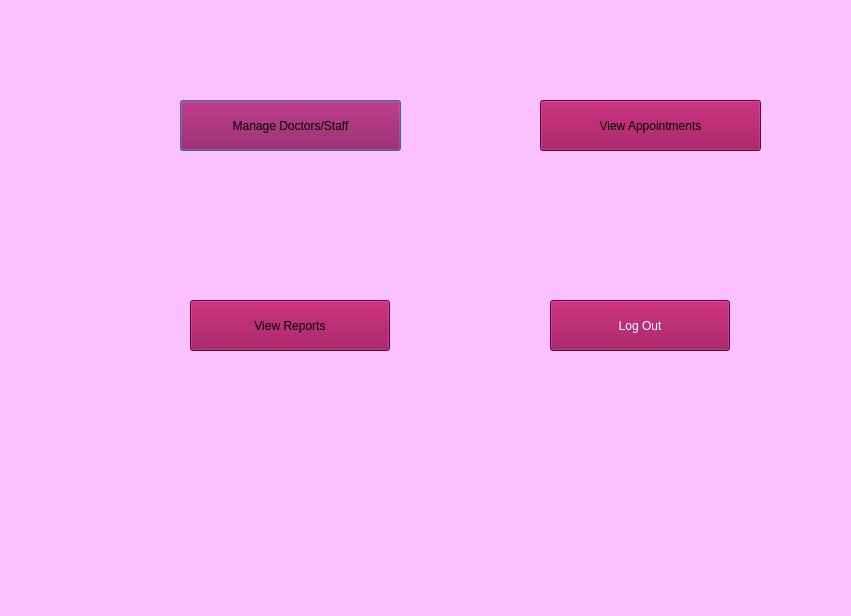
<?xml version="1.0" encoding="UTF-8"?>
<ui version="4.0">
 <class>AdminPage</class>
 <widget class="QDialog" name="AdminPage">
  <property name="geometry">
   <rect>
    <x>0</x>
    <y>0</y>
    <width>851</width>
    <height>616</height>
   </rect>
  </property>
  <property name="windowTitle">
   <string>Dialog</string>
  </property>
  <widget class="QStackedWidget" name="stackedWidget">
   <property name="geometry">
    <rect>
     <x>0</x>
     <y>0</y>
     <width>851</width>
     <height>621</height>
    </rect>
   </property>
   <property name="styleSheet">
    <string notr="true">background-color: rgb(250, 192, 255);</string>
   </property>
   <property name="currentIndex">
    <number>0</number>
   </property>
   <widget class="QWidget" name="page">
    <widget class="QLabel" name="image">
     <property name="geometry">
      <rect>
       <x>0</x>
       <y>0</y>
       <width>841</width>
       <height>611</height>
      </rect>
     </property>
     <property name="text">
      <string/>
     </property>
    </widget>
    <widget class="QPushButton" name="doctorBtn">
     <property name="geometry">
      <rect>
       <x>180</x>
       <y>100</y>
       <width>221</width>
       <height>51</height>
      </rect>
     </property>
     <property name="styleSheet">
      <string notr="true">background-color: rgb(145, 0, 73);
font: 16pt &quot;Baskerville Old Face&quot;;</string>
     </property>
     <property name="text">
      <string>Manage Doctors/Staff</string>
     </property>
    </widget>
    <widget class="QPushButton" name="viewappBtn">
     <property name="geometry">
      <rect>
       <x>540</x>
       <y>100</y>
       <width>221</width>
       <height>51</height>
      </rect>
     </property>
     <property name="styleSheet">
      <string notr="true">background-color: rgb(145, 0, 73);
font: 16pt &quot;Baskerville Old Face&quot;;</string>
     </property>
     <property name="text">
      <string>View Appointments</string>
     </property>
    </widget>
    <widget class="QPushButton" name="pushButton_4">
     <property name="geometry">
      <rect>
       <x>190</x>
       <y>300</y>
       <width>200</width>
       <height>51</height>
      </rect>
     </property>
     <property name="styleSheet">
      <string notr="true">background-color: rgb(145, 0, 73);
font: 16pt &quot;Baskerville Old Face&quot;;</string>
     </property>
     <property name="text">
      <string>View Reports</string>
     </property>
    </widget>
    <widget class="QPushButton" name="logoutBtn">
     <property name="geometry">
      <rect>
       <x>550</x>
       <y>300</y>
       <width>180</width>
       <height>51</height>
      </rect>
     </property>
     <property name="styleSheet">
      <string notr="true">background-color: rgb(145, 0, 73);
font: 16pt &quot;Baskerville Old Face&quot;;
color: rgb(255, 255, 255);</string>
     </property>
     <property name="text">
      <string>Log Out</string>
     </property>
    </widget>
   </widget>
   <widget class="QWidget" name="page_2">
    <widget class="QPushButton" name="add">
     <property name="geometry">
      <rect>
       <x>270</x>
       <y>170</y>
       <width>221</width>
       <height>51</height>
      </rect>
     </property>
     <property name="styleSheet">
      <string notr="true">background-color: rgb(145, 0, 73);
font: 16pt &quot;Baskerville Old Face&quot;;</string>
     </property>
     <property name="text">
      <string>Add Doctors/Staff</string>
     </property>
    </widget>
    <widget class="QPushButton" name="pushButton_5">
     <property name="geometry">
      <rect>
       <x>270</x>
       <y>290</y>
       <width>221</width>
       <height>51</height>
      </rect>
     </property>
     <property name="styleSheet">
      <string notr="true">background-color: rgb(145, 0, 73);
font: 16pt &quot;Baskerville Old Face&quot;;</string>
     </property>
     <property name="text">
      <string>Remove Doctors/Staff</string>
     </property>
    </widget>
    <widget class="QPushButton" name="back">
     <property name="geometry">
      <rect>
       <x>270</x>
       <y>410</y>
       <width>221</width>
       <height>51</height>
      </rect>
     </property>
     <property name="styleSheet">
      <string notr="true">background-color: rgb(145, 0, 73);
font: 16pt &quot;Baskerville Old Face&quot;;</string>
     </property>
     <property name="text">
      <string>Back</string>
     </property>
    </widget>
   </widget>
   <widget class="QWidget" name="page_3">
    <widget class="QTableWidget" name="userTable">
     <property name="geometry">
      <rect>
       <x>150</x>
       <y>150</y>
       <width>571</width>
       <height>301</height>
      </rect>
     </property>
     <property name="styleSheet">
      <string notr="true">font: 14pt &quot;Lucida Sans Unicode&quot;;
color: rgb(0, 0, 0);</string>
     </property>
     <property name="editTriggers">
      <set>QAbstractItemView::EditTrigger::NoEditTriggers</set>
     </property>
     <column>
      <property name="text">
       <string>User Name</string>
      </property>
      <property name="font">
       <font>
        <family>Nirmala UI</family>
        <pointsize>14</pointsize>
       </font>
      </property>
     </column>
     <column>
      <property name="text">
       <string>Role</string>
      </property>
      <property name="font">
       <font>
        <family>Nirmala UI</family>
        <pointsize>14</pointsize>
       </font>
      </property>
     </column>
     <column>
      <property name="text">
       <string>Status</string>
      </property>
      <property name="font">
       <font>
        <family>Nirmala UI</family>
        <pointsize>14</pointsize>
       </font>
      </property>
     </column>
     <column>
      <property name="text">
       <string>Action</string>
      </property>
      <property name="font">
       <font>
        <family>Nirmala UI</family>
        <pointsize>14</pointsize>
       </font>
      </property>
     </column>
    </widget>
    <widget class="QPushButton" name="add2">
     <property name="geometry">
      <rect>
       <x>200</x>
       <y>70</y>
       <width>221</width>
       <height>51</height>
      </rect>
     </property>
     <property name="styleSheet">
      <string notr="true">background-color: rgb(145, 0, 73);
font: 16pt &quot;Baskerville Old Face&quot;;</string>
     </property>
     <property name="text">
      <string>Add</string>
     </property>
    </widget>
    <widget class="QPushButton" name="back_2">
     <property name="geometry">
      <rect>
       <x>290</x>
       <y>500</y>
       <width>221</width>
       <height>51</height>
      </rect>
     </property>
     <property name="styleSheet">
      <string notr="true">background-color: rgb(145, 0, 73);
font: 16pt &quot;Baskerville Old Face&quot;;</string>
     </property>
     <property name="text">
      <string>Back</string>
     </property>
    </widget>
   </widget>
   <widget class="QWidget" name="appointmentsPage">
    <widget class="QPushButton" name="back_4">
     <property name="geometry">
      <rect>
       <x>360</x>
       <y>480</y>
       <width>161</width>
       <height>51</height>
      </rect>
     </property>
     <property name="styleSheet">
      <string notr="true">background-color: rgb(145, 0, 73);
font: 16pt &quot;Baskerville Old Face&quot;;</string>
     </property>
     <property name="text">
      <string>Back</string>
     </property>
    </widget>
    <widget class="QLabel" name="label_2">
     <property name="geometry">
      <rect>
       <x>150</x>
       <y>40</y>
       <width>571</width>
       <height>31</height>
      </rect>
     </property>
     <property name="styleSheet">
      <string notr="true">font: 36pt &quot;Algerian&quot;;
color: rgb(243, 0, 243);</string>
     </property>
     <property name="text">
      <string>Manage Appointments</string>
     </property>
    </widget>
    <widget class="QTableWidget" name="tableWidget">
     <property name="geometry">
      <rect>
       <x>100</x>
       <y>170</y>
       <width>691</width>
       <height>251</height>
      </rect>
     </property>
     <property name="styleSheet">
      <string notr="true">font: 16pt &quot;Sans Serif Collection&quot;;
color: rgb(0, 0, 0);</string>
     </property>
     <column>
      <property name="text">
       <string>Patients Name</string>
      </property>
     </column>
     <column>
      <property name="text">
       <string>Doctor</string>
      </property>
     </column>
     <column>
      <property name="text">
       <string>Date</string>
      </property>
     </column>
     <column>
      <property name="text">
       <string>Problem</string>
      </property>
     </column>
    </widget>
   </widget>
   <widget class="QWidget" name="page_5">
    <widget class="QLabel" name="label">
     <property name="geometry">
      <rect>
       <x>290</x>
       <y>70</y>
       <width>351</width>
       <height>51</height>
      </rect>
     </property>
     <property name="styleSheet">
      <string notr="true">font: 36pt &quot;Algerian&quot;;
color: rgb(243, 0, 243);</string>
     </property>
     <property name="text">
      <string>View Reports</string>
     </property>
    </widget>
    <widget class="QPushButton" name="showBtn">
     <property name="geometry">
      <rect>
       <x>150</x>
       <y>230</y>
       <width>251</width>
       <height>51</height>
      </rect>
     </property>
     <property name="styleSheet">
      <string notr="true">background-color: rgb(145, 0, 73);
font: 16pt &quot;Baskerville Old Face&quot;;</string>
     </property>
     <property name="text">
      <string>All Registered Patients IDs</string>
     </property>
    </widget>
    <widget class="QPushButton" name="back_7">
     <property name="geometry">
      <rect>
       <x>550</x>
       <y>240</y>
       <width>171</width>
       <height>51</height>
      </rect>
     </property>
     <property name="styleSheet">
      <string notr="true">background-color: rgb(145, 0, 73);
font: 16pt &quot;Baskerville Old Face&quot;;</string>
     </property>
     <property name="text">
      <string>Patient Details</string>
     </property>
    </widget>
    <widget class="QPushButton" name="back_8">
     <property name="geometry">
      <rect>
       <x>540</x>
       <y>470</y>
       <width>151</width>
       <height>51</height>
      </rect>
     </property>
     <property name="styleSheet">
      <string notr="true">color: rgb(255, 0, 0);
background-color: rgb(200, 200, 200);
font: 16pt &quot;Baskerville Old Face&quot;;</string>
     </property>
     <property name="text">
      <string>Back</string>
     </property>
    </widget>
   </widget>
   <widget class="QWidget" name="page_4">
    <widget class="QLabel" name="label_3">
     <property name="geometry">
      <rect>
       <x>60</x>
       <y>40</y>
       <width>721</width>
       <height>51</height>
      </rect>
     </property>
     <property name="styleSheet">
      <string notr="true">font: 36pt &quot;Algerian&quot;;
color: rgb(243, 0, 243);</string>
     </property>
     <property name="text">
      <string>search patient information</string>
     </property>
    </widget>
    <widget class="QLabel" name="label_7">
     <property name="geometry">
      <rect>
       <x>110</x>
       <y>200</y>
       <width>131</width>
       <height>31</height>
      </rect>
     </property>
     <property name="styleSheet">
      <string notr="true">font: 20pt &quot;Imprint MT Shadow&quot;;
color: rgb(163, 2, 150);</string>
     </property>
     <property name="text">
      <string>Patients Id</string>
     </property>
    </widget>
    <widget class="QLineEdit" name="lineEdit_3">
     <property name="geometry">
      <rect>
       <x>270</x>
       <y>200</y>
       <width>271</width>
       <height>31</height>
      </rect>
     </property>
     <property name="styleSheet">
      <string notr="true">font: 20pt &quot;Microsoft YaHei&quot;;
color: rgb(0, 0, 0);</string>
     </property>
    </widget>
    <widget class="QPushButton" name="searchBtn">
     <property name="geometry">
      <rect>
       <x>150</x>
       <y>350</y>
       <width>221</width>
       <height>51</height>
      </rect>
     </property>
     <property name="styleSheet">
      <string notr="true">background-color: rgb(145, 0, 73);
font: 16pt &quot;Baskerville Old Face&quot;;</string>
     </property>
     <property name="text">
      <string>View Details</string>
     </property>
    </widget>
    <widget class="QPushButton" name="back_14">
     <property name="geometry">
      <rect>
       <x>520</x>
       <y>350</y>
       <width>221</width>
       <height>51</height>
      </rect>
     </property>
     <property name="styleSheet">
      <string notr="true">background-color: rgb(145, 0, 73);
font: 16pt &quot;Baskerville Old Face&quot;;</string>
     </property>
     <property name="text">
      <string>Back</string>
     </property>
    </widget>
   </widget>
  </widget>
 </widget>
 <resources/>
 <connections/>
</ui>
